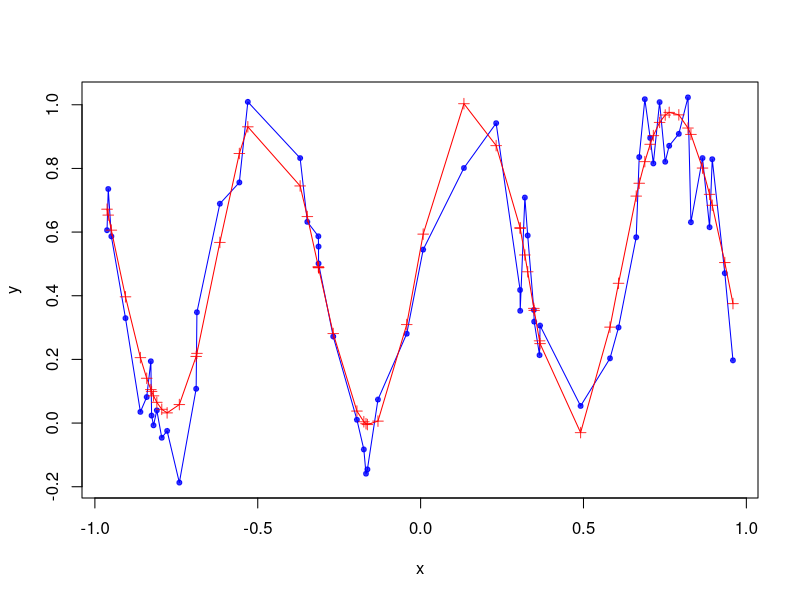
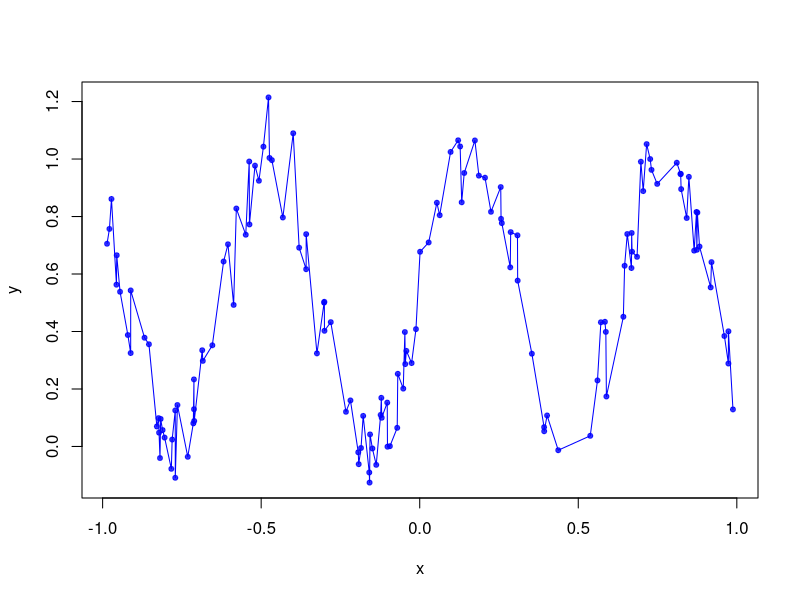

Recreate these plots in R, in order.
## Michal Ramsza
## Proste wykorzystanie pakietu nnet
## i caret do automatycznej budowy modelu

## Wgranie koniecznych bibliotek
require(nnet)
require(caret)
# require(doMC)
# registerDoMC(2)

## Funkcja do tworzenia danych
data.create <- function(range, c=1, n=100, s=1){
	x <- runif(n, min(range), max(range));
	x <- sort(x);
	y <- 0.5 + 0.5*sin(c*x)+rnorm(length(x), 0, s);
	data.frame(x=x, y=y)
}

## Tworzenie danych
data <- data.create(c(-1,1), c=10, s=.1, n=200)
ind <- createDataPartition(data$y, p=.7, list=FALSE)
data.train <- data[ind,]
data.test <- data[-ind,]

## Tworzenie zakresu parametrow
## definiujacych siec neuronowa

new.grid <- expand.grid(.decay=seq(0,.1, length.out=5),
	.size=2:20)

## Automatyczne dobieranie struktury
## sieci neuronowej z kontrola metody
ctrl <- trainControl(method = "boot",
	verboseIter=TRUE)
	
data.fit <- train( y ~ x, 
	data=data.train,
	method="nnet",
	trControl=ctrl,
	tuneGrid=new.grid,
	trace=FALSE,
	maxit=10^3,
	linout=TRUE)

## Zachowanie nauczonej sieci na
## zbiorze testowym
data.pred <- predict(data.fit, data.test)

## Wizualizacja proby testowej i predykcji
png(file="ex_07_8_fig_1.png")
plot(data.test,
     pch=20, col=rgb(0,0,1,.8))
lines( data.test, col="blue")
points(data.test$x, data.pred,
       pch=3,
       col=rgb(1, 0, 0, .8))
lines( data.test$x, data.pred,
      col="red")
dev.off()

## Wizualizacja proby uczacej
png(file="ex_07_8_fig_2.png")
plot(data.train,
     pch=20, col=rgb(0,0,1,.8))
lines( data.train, col="blue")
dev.off()
